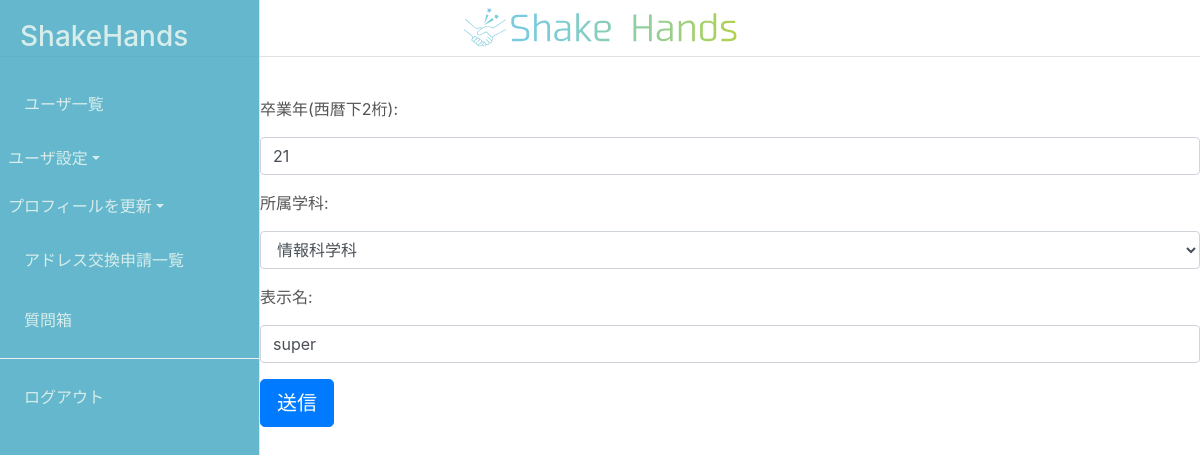
The page /accounts/setting/ (signed in) on the database as committed earlier.
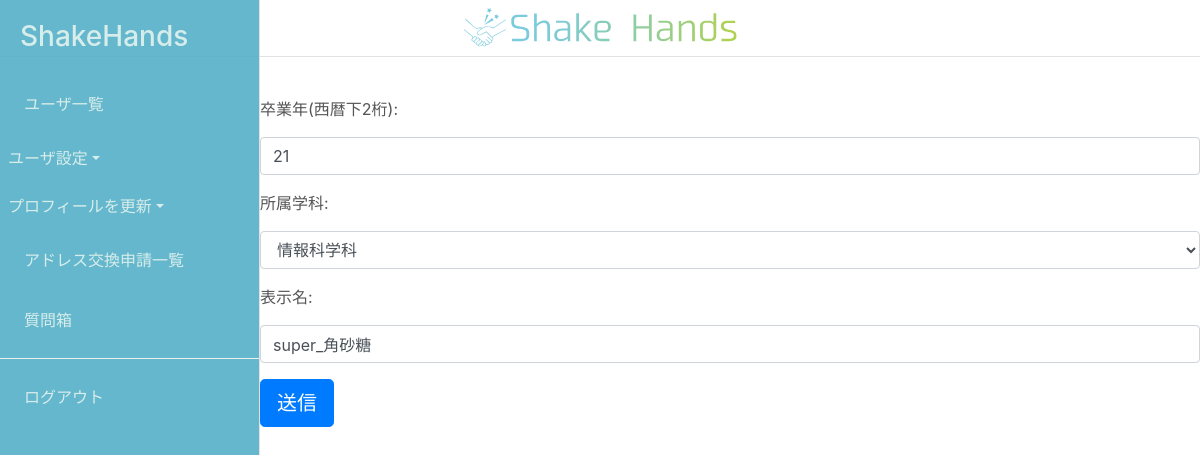
The same page on the database as committed later.
### accounts/models.py (models this page shows)
class UserSetting(models.Model):
    user = models.OneToOneField(User, on_delete=models.CASCADE)
    display_name = models.CharField("表示名",max_length=50,blank=True)
    icon_pic = models.ImageField( "アイコン画像" , upload_to='images/', blank=True, null=True)
    graduation_year = models.IntegerField("卒業年(西暦下2桁)",blank=False,validators=[MinValueValidator(0),MaxValueValidator(99)])
    course = models.CharField("所属学科",max_length=2,choices=COURSE_CHOICES,blank=False)

### accounts/views.py (the view)
# urls.py: path('setting/',views.UserSettingUpdate.as_view(),name='accountsSetting'),
class UserSettingUpdate(LoginRequiredMixin,generic.UpdateView):
    template_name = 'accounts/signup_setting.html'
    form_class = UserSettingForm
    model = UserSetting
    success_url = reverse_lazy('mypage:top')
    def get_object(self):
        obj=UserSetting.objects.get(user=self.request.user)
        return obj

### accounts/forms.py
class UserSettingForm(forms.ModelForm):
    def __init__(self, *args, **kwargs):
        super().__init__(*args, **kwargs)
        self.fields['display_name'].required = False
        for field in self.fields.values():
            field.widget.attrs['class'] = 'form-control'
    class Meta:
        model = UserSetting
        fields = (
            'graduation_year',
            'course',
            'display_name',
        )

### accounts/templates/accounts/signup_setting.html (shortened to what this page needs)
{% extends "accounts/base.html" %}
{% block content %}
<form action="" method="POST">
    {% for field in form %}
    <div class="form-group">
        <label for="{{ field.id_for_label }}">{{ field.label_tag }}</label>
        {{ field }}
    </div>
    {% endfor %}
    <button type="submit" class="btn btn-primary btn-lg">送信</button>
</form>
{% endblock %}

### accounts/templates/accounts/base.html (shortened to what this page needs)
{% load static %}
<!doctype html>
<html lang="ja">
<head>
    <link href="{% static 'css/bootstrap.min.css' %}" rel="stylesheet">
    <link href="{% static 'css/drawer.min.css' %}" rel="stylesheet">
    <link href="{% static 'css/base.css' %}" rel="stylesheet">
</head>
<body class="drawer drawer--left drawer--sidebar">
    <header role="banner">
        <nav class="drawer-nav mydrawer_setting" role="navigation">
          <ul class="drawer-menu">
            <div class="drawer_top">
                <h3>ShakeHands</h3>
            </div>
              {% if user.is_authenticated %}
              <li><a class="drawer-dropdown-menu-item" href="{% url 'mypage:alluser_list' %}">ユーザ一覧</a></li>
              <div class="card">
                <div class="mycard-header " role="tab" id="collapseListGroupHeading1">
                  <a href="#collapseListGroup1" class="collapsed text-body dropdown-toggle" role="button" data-toggle="collapse" aria-expanded="false" aria-controls="collapseListGroup1" style="display: block;">ユーザ設定</a>
                </div>
              </div>
              <div class="card">
                  <div class="mycard-header " role="tab" id="collapseListGroupHeading1">
                    <a href="#collapseListGroup2" class="collapsed text-body dropdown-toggle" role="button" data-toggle="collapse" aria-expanded="false" aria-controls="collapseListGroup2" style="display: block">プロフィールを更新</a>
                  </div>
                </div>
              <li><a class="drawer-dropdown-menu-item" href="{% url 'addexchange:list' %}">アドレス交換申請一覧</a></li>
              <li><a class="drawer-dropdown-menu-item" href="{% url 'questionBoxes:list' %}">質問箱</a></li>
              <div class="dropdown-divider"></div>
              <li><a class="drawer-dropdown-menu-item" href="{% url 'accounts:logout' %}">ログアウト</a></li>
              {% else %}
              <li class="nav-item">
                <a class="drawer-dropdown-menu-item" href="{% url 'accounts:login' %}">
                ログイン
              </a>
              </li>
              {% endif %}
          </ul>
        </nav>
        <div class="container-fluid">
          <div class="row" style="border-bottom:solid 0.1px #e2e2e2;">
            <div class="col align-self-center">
              <a href="{% url 'mypage:top' %}">
                <img src="{% static 'img/logo_long.svg' %}" height="40px" style="margin-top: 8px;margin-bottom: 8px; " class="col align-self-center">
              </a>
            </div>
          </div>
        </div>
      </header>
      <main role="main" class="drawer-contents">
          <section class="item bg-amber">
          {% block content %}{% endblock %}
        </section>
      </main>
</body>
</html>

### accounts/static/css/base.css (style rules this page uses)
.mydrawer_setting { filter:alpha(opacity=85); -moz-opacity: 0.85; opacity: 0.85; background-color: #4aabc4; color: #d0eae8; }
.text-body { color: #d0eae8!important; }
.drawer_top { margin: 20px; }
.drawer-dropdown-menu-item { color: #d0eae8; }
.card { background-color: #4aabc4; border: 0px; }
.mycard-header { padding: 0.75rem; padding-left: 0.5rem; padding-right: 0.5rem; margin-bottom: 0; }
body { color: #555555; }
a { color: #4aabc4; }

Rows that differ between the two databases and show on the page:
changed UserSetting "情報科学科": display_name "super" → "super_角砂糖"
